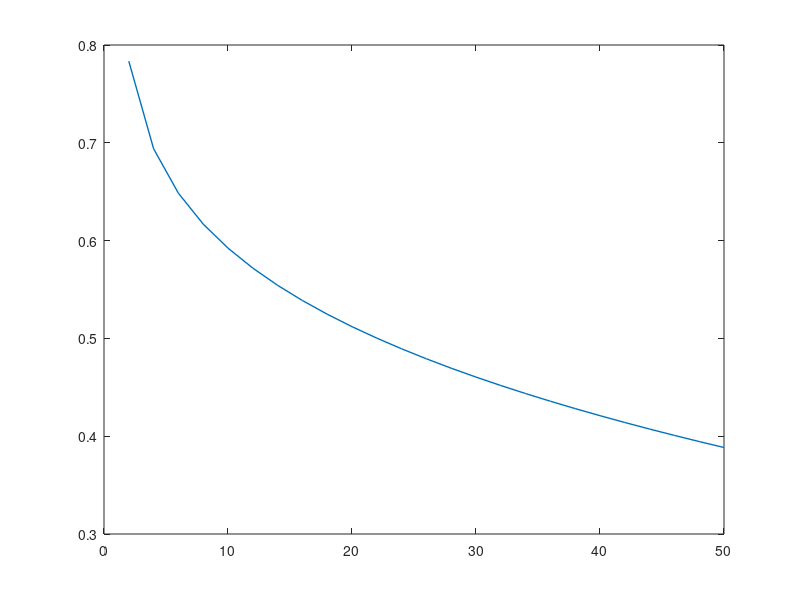

Here is the MATLAB script that generated this plot:
%% EE597 Fall2016 Project 1 / Matlab Computation
%% Qi Lyu 4152598303
%% Jiayi Zhang 3032914272
clear;
clc;
close all;
%% parameters
SIFS = 28;
DIFS = 128;
slot_time = 50;
packet = 272 + 128 + 8184;
ACK = 112 + 128;
Ts = (packet + SIFS + ACK + DIFS)./slot_time;
Tc = (packet + DIFS)./slot_time;
%% Inputs
W = input('Minimum backoff window size: (in slot time)\n');
m = input('Maximum stage: \n');
%% Computation
throughput = [];
for n = 2:2:50
    fun = @(p) (p-1+(1-2*(1-2*p)/((1-2*p)*(W+1)+ p*W*(1-(2*p)^m)))^(n-1));
    P = fzero(fun,[0,1]);
    tao = 2*(1-2*P)./((1-2*P)*(W+1)+ P*W*(1-(2*P)^m));
    Ptr = 1-(1-tao)^n;
    Ps = n*tao*(1-tao)^(n-1)./Ptr;
    ETX = 1./(Ptr)-1;
    throughput = [throughput, Ps*(8184/50)./(ETX+Ps*Ts+(1-Ps)*Tc)];
end
plot(2:2:50,throughput,'LineWidth',1);
hold on;